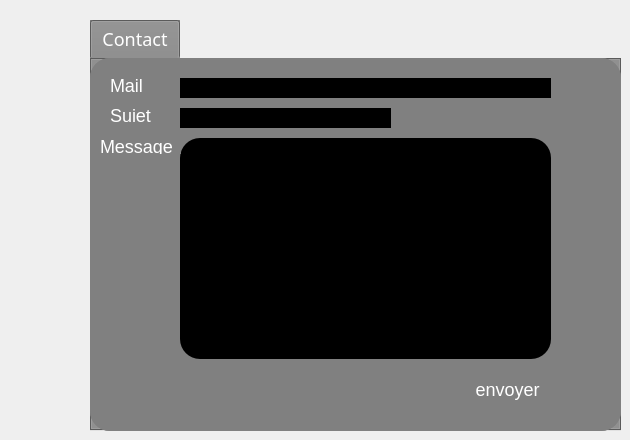
        <widget class="QWidget" name="tab_10">
         <attribute name="title">
          <string>Mailling</string>
         </attribute>
         <widget class="QTabWidget" name="tabWidget_4">
          <property name="geometry">
           <rect>
            <x>90</x>
            <y>20</y>
            <width>531</width>
            <height>411</height>
           </rect>
          </property>
          <property name="font">
           <font>
            <family>Adobe Caslon Pro Bold</family>
            <pointsize>-1</pointsize>
            <weight>9</weight>
            <italic>false</italic>
            <bold>false</bold>
            <underline>false</underline>
           </font>
          </property>
          <property name="styleSheet">
           <string notr="true">background-color :  #808080	; 
border-radius : 20px;




    
    color: #FFFFFF
; 
    font-size: 18px;</string>
          </property>
          <property name="currentIndex">
           <number>0</number>
          </property>
          <widget class="QWidget" name="tab_11">
           <attribute name="title">
            <string>Contact</string>
           </attribute>
           <widget class="QLabel" name="label_48">
            <property name="geometry">
             <rect>
              <x>20</x>
              <y>50</y>
              <width>47</width>
              <height>14</height>
             </rect>
            </property>
            <property name="text">
             <string>Sujet</string>
            </property>
           </widget>
           <widget class="QTextEdit" name="textEdit">
            <property name="geometry">
             <rect>
              <x>90</x>
              <y>80</y>
              <width>371</width>
              <height>221</height>
             </rect>
            </property>
            <property name="styleSheet">
             <string notr="true">background-color :  #000000; 
</string>
            </property>
           </widget>
           <widget class="QLabel" name="label_49">
            <property name="geometry">
             <rect>
              <x>10</x>
              <y>80</y>
              <width>81</width>
              <height>16</height>
             </rect>
            </property>
            <property name="text">
             <string>Message</string>
            </property>
           </widget>
           <widget class="QLabel" name="label_50">
            <property name="geometry">
             <rect>
              <x>20</x>
              <y>20</y>
              <width>47</width>
              <height>14</height>
             </rect>
            </property>
            <property name="text">
             <string>Mail</string>
            </property>
           </widget>
           <widget class="QLineEdit" name="lineEdit_9">
            <property name="geometry">
             <rect>
              <x>90</x>
              <y>50</y>
              <width>211</width>
              <height>20</height>
             </rect>
            </property>
            <property name="styleSheet">
             <string notr="true">background-color :  #000000; 
</string>
            </property>
           </widget>
           <widget class="QLineEdit" name="lineEdit_10">
            <property name="geometry">
             <rect>
              <x>90</x>
              <y>20</y>
              <width>371</width>
              <height>20</height>
             </rect>
            </property>
            <property name="styleSheet">
             <string notr="true">background-color :  #000000; 
</string>
            </property>
           </widget>
           <widget class="QPushButton" name="envoyer">
            <property name="geometry">
             <rect>
              <x>380</x>
              <y>320</y>
              <width>75</width>
              <height>23</height>
             </rect>
            </property>
            <property name="text">
             <string>envoyer</string>
            </property>
           </widget>
          </widget>
         </widget>
        </widget>
